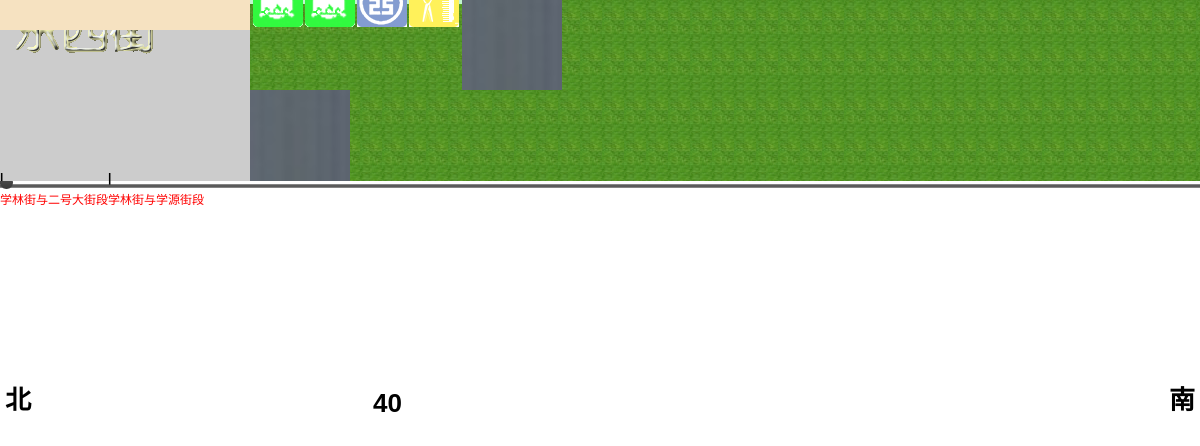
/index.php?street=3301041002&n_c=2&street_direction_data=0&direction_data=6, run on the app's committed database.
### tables this page shows
CREATE TABLE IF NOT EXISTS `relations` (
  `id` int(11) NOT NULL,
  `street_dm` varchar(255) DEFAULT NULL,
  `street_cdm` varchar(255) DEFAULT NULL,
  `street_mc` varchar(255) DEFAULT NULL,
  `direction` int(11) DEFAULT NULL,
  `stype` int(11) DEFAULT NULL,
  `speed` tinyint(3) DEFAULT NULL,
  `content` longtext,
  PRIMARY KEY (`id`)
);

### index.php (shortened to what this page needs)
<!DOCTYPE html>
<head>
<link href="css/main.css" rel="stylesheet" type="text/css"/>
<link href="css/shop-building.css" rel="stylesheet" type="text/css"/>
<?php
    $a=$_GET['n_c'];
    if($a<10){
        $recmd='0'.$a;
    }
    else $recmd=$a;
?>
</head>
<body>
<div id="header">
    <div class="head">
        <ul>
            <?php
                if($_SESSION['islogin'] == true) {
                    $nameuser=$_SESSION['name'];
                    $select_user=mysql_query("select * from user where nicknames='$nameuser'")or die(mysql_error());
                    $user_result=mysql_fetch_assoc($select_user);
                    $u_type=$user_result['u_type'];
                    if ($u_type=='1') {
                        echo "<li class='news'><a href='page/manage-shop.php'>管理店铺</a></li>";
                    }
                  echo "<li class='news'><a href='###'>消息</a></li>";
                  echo "<li class='pers'><a href='page/changemag.php'>".$_SESSION['name']."</a></li>";
                  echo "<li class='drop'><a href='deal/delete-session.php' target='_top'>安全退出</a></li>";
                }
                else {
                  echo "<li><a href='page/register.php?q=index'>注册</a></li>";
                  echo "<li><a href='page/login.php?q=index'>登录</a></li>";
                }
            ?>
        </ul>
    </div>
   <div id="title"><a href="search.php"><img src="images/tit.gif"></a></div>
<?php
    $street_dm_click0=$_GET['street'];
    if ($street_dm_click0!='') {
        $street_dm=$street_dm_click0;
    }
    elseif (isset($_SESSION['dm'])) {
            $street_dm=$_SESSION['dm'];
    }
    else {
            $street_dm='3301040001';
    }
    $select=mysql_query("select * from relations where street_dm=$street_dm and street_cdm!='00'")or die("选择失败".mysql_error());
    $street_num=mysql_num_rows($select);
?>
<?php
   $selectmc=mysql_query("select * from relations where street_dm=$street_dm and street_cdm=$recmd")or die("选择失败".mysql_error());
   $street_mc=mysql_fetch_array($selectmc);
    $street_speed=$street_mc['speed'];
echo "</div>";
echo "<div id='main'>";
    echo "<div id='content'>";
      echo "<div id='intro'  style='overflow:hidden;'>";
            for ($i=0; $i < $street_num; $i++) {
                $select_data[$i]= mysql_fetch_array($select);
                $street_data=$select_data[$i];
                $street_direction[$i]=$street_data['direction'];
                $content[$i]=$street_data['content'];
                $content_json_data[$i]=json_decode($content[$i],divue);
                $content_json[$i]=$content_json_data[$i]['building'];
                $num[$i]=count($content_json[$i]);
                $direction_up_num[$i]=0;
                $direction_down_num[$i]=0;
                for ($j=0; $j < $num[$i]; $j++) {
                    $direction[$i]=$content_json[$i][$j]['direction'];
                    if($direction[$i]=='1'||$direction[$i]=='5'||$direction[$i]=='6'){
                        $x=$direction_up_num[$i];
                        $direction_up_num[$i]++;
                        $building_type_up[$i][$x]= $content_json[$i][$j]['type'];
                        $location_up[$i][$x]=$content_json[$i][$j]['location'];
                        $direction_up[$i][$x]=$content_json[$i][$j]['direction'];
                        $shop_up[$i][$x]=$content_json[$i][$j]['shop'];
                        $shop_up_num[$i][$x]=count($shop_up[$i][$x]);
                        for ($y=0; $y < $shop_up_num[$i][$x]; $y++) {
                            $shop_type_up[$i][$x][$y]=$content_json[$i][$j]['shop'][$y]['type'];
                            $shop_type_mc_up[$i][$x][$y]=$content_json[$i][$j]['shop'][$y]['type_mc'];
                        }
                    }
                    else if ($direction[$i]=='2'||$direction[$i]=='3'||$direction[$i]=='4') {
                        $x=$direction_down_num[$i];
                        $direction_down_num[$i]++;
                        $building_type_down[$i][$x]= $content_json[$i][$j]['type'];
                        $location_down[$i][$x]=$content_json[$i][$j]['location'];
                    }
                }
            }
           $b=intval($a)-1;
        ?>
            <div  width="100%" <?php echo "id=contair$a"  ?> class="contair">
                <div class="cont" >
                   <?php
                       for ($k=0; $k < $direction_up_num[$b]; $k++) {
                            $building_type_up_data=$building_type_up[$b][$k];
                            $location_up_data=$location_up[$b][$k];
                            echo "<div class='tableb'>";
                            if($building_type_up_data=='20'||$building_type_up_data=='21') {
                                $street_direction_data=$street_direction[$b];
                                $direction_data=$direction_up[$b][$k];
                                $street_dm_click=substr($location_up_data,0,strlen($location_up_data)-2);
                                $street_cmd=substr($location_up_data,strlen($location_up_data)-2,strlen($location_up_data));
                                if ($street_cmd<10) {
                                    $street_cmd=str_replace(0,'',$street_cmd);
                                }
                                $roadsrc='index'.'.php'.'?street='.$street_dm_click.'&n_c='.$street_cmd.'&street_direction_data='.$street_direction_data.'&direction_data='.$direction_data;
                                echo "<div class='t3 $location_up_data'>";
                                    echo "<a href= $roadsrc><img src='building_photos/lu.jpeg' width='100px' class='img3'/></a>";
                                echo "</div>";
                            }
                            elseif($location_up_data=="2"){
                                echo "<div class='t2'>
                                          <div class='build_label' >";
                                              for ($l=0; $l < $shop_up_num[$b][$k]; $l++) {
                                                  $shop_type_up_data=$shop_type_up[$b][$k][$l];
                                                  $shop_type_mc_data=$shop_type_mc_up[$b][$k][$l];
                                                  $shopimg1="shop_img/".$shop_type_up_data.".png";
                                                  echo "<div class='shopblock'><span class='font'>$shop_type_mc_data</span><img class='imglabel' src=$shopimg1 width='50px' height='50px'/></div>";
                                              }
                                     echo "</div></div>";
                            }
                            echo "</div>";
                        }
                    ?>
                </div>
                <div class="cont1">
                    <div name="table4" id="table4" border="0" width="100%">
                       <div class="img1">
                       <?php
                            if ($street_direction[$b]==0||$street_direction[$b]==2||$street_direction[$b]==4) {
                                $before="西";
                                $after="东";
                            }
                            elseif ($street_direction[$b]==1||$street_direction[$b]==3||$street_direction[$b]==4) {
                                $before="北";
                                $after="南";
                            }
                        ?>
                           <span class="waydirl"><?php echo "$before"; ?></span>
                           <span class="speedmax"><?php echo "$street_speed"; ?></span>
                           <span class="waydirr"><?php echo "$after"; ?></span>
                       </div>
                    </div>
                </div>
                <div class="cont" >
                       <?php
                           for ($k=0; $k < $direction_down_num[$b]; $k++) {
                                $building_type_down_data=$building_type_down[$b][$k];
                                $location_down_data=$location_down[$b][$k];
                                echo "<div class='tableb'>";
                                if($building_type_down_data=='20'||$building_type_down_data=='21') {$street_direction_data=$street_direction[$b];
                                   $direction_data=$direction_up[$b][$k];
                                     $street_dm_click=substr($location_down_data,0,strlen($location_down_data)-2);
                                        $street_cmd=substr($location_down_data,strlen($location_down_data)-2,strlen($location_down_data));
                                        if ($street_cmd<10) {
                                            $street_cmd=str_replace(0,'',$street_cmd);
                                        }
                                        $roadsrc='index'.'.php'.'?street='.$street_dm_click.'&n_c='.$street_cmd.'&street_direction_data='.$street_direction_data.'&direction_data='.$direction_data;
                                        echo "<div class='t3 $location_down_data'>";
                                            echo "<a href= $roadsrc><img src='building_photos/lu.jpeg' width='100px' class='img3'/></a>";
                                        echo "</div>";
                                }
                                echo "</div>";
                            }
                        ?>
                   </div>
                </div>
            </div>
       </div>
   </div>
   <div id="nav">
        <div class="lin">
            <div id="timeline">
                <div class="inside"  id="mycanvs" style="cursor:pointer" onmousedown="getzb(event)">
                   <img src="images/inside.png" />
                </div>
            </div>
            <ul class="navli">
            <?php
               for ($i=0; $i <$street_num ; $i++) {
                    $street_arry=$select_data[$i];
                    $j=$i+1;
                    $p="p".$j;
                    $a="a".$j;
                    $street_mc_data=$street_arry['street_mc'];
                  echo "<li class=$p><span class='xian'><b>|</b></span><span class='bz'><a id='progressbar' class=$a>$street_mc_data</a></span></li>";
               }
            ?>
               </ul>
        </div>
   </div>
</body>
</html>

### css/main.css (style rules this page uses)
* { margin:0px;padding:0px;list-style-type:none; }
img { display: block; }
.cont1 { background:url("../images/road.gif") repeat; }
.cont { background:url("../images/grass-bg.gif") repeat; overflow: hidden; }
.contair { position:relative; width:100%; }
.tableb { height: 100%; width: auto; display: inline-block; float: left; }
.t3 { width: 100px; height: 100%; overflow: none; position: relative; }
.t2,.t1 { width: auto; }
.t2 { background: url("../images/building-bg.gif") repeat; border: 2px solid #C3F5D0; }
.shopblock { display: inline-block; width: 50px; height: 50px; float: left; position: relative; top: 50%; margin: -25px 1px 0px 1px; }
.build_label { width: 100%; height: 100%; position:relative; }
a,img { border:0; text-decoration:none; }
a { cursor: pointer; }
body { font:12px/180% Arial, Helvetica, sans-serif, "新宋体"; }
#header { background:#161F28;position: relative; }
#content { background:#CCC; }
#nav { position:relative; }
.lin { position:relative; }
.navli { position:relative; top:-22px; left:0px; }
.navli li { float:left; padding:0px; }
.navli li a { color:#F00; display:block; text-align:center; }
#timeline { position:relative; background:url("../images/timeline.png"); background-position: center center; background-repeat: repeat-x; }
#mycanvs { padding:0px; background:url("../images/timeline.png"); background-repeat: repeat-x; background-position: center center; margin:0px; z-index:10; position:relative; }
.inside { overflow:hidden; position:relative; }
.inside img { position:relative; left:0px; width:13px; top: 50%; margin-top: -7px; }
#title { width: 250px; float: left; }
#table4 { position: relative; }
.waydirl,.speedmax,.waydirr { display: inline-block; font-size: 26px; font-weight: bold; position: fixed; height: 30px; top: 50%; margin-top: -15px; line-height: 30px; }
.waydirl { left: 5px; }
.waydirr { right: 5px; }
.speedmax { padding: 3px; background-color: #fff; color: #000; margin-left: 120px; }
.head { height: 30px; width: 100%; background-color: #F6E2C1; font-size: 14px; line-height: 30px; position: absolute; opacity: 0; filter: alpha(opacity=0); cursor: pointer; }
.head ul { float: right; margin-right: 20px; width: 280px; }
.head li { width: auto; padding: 0px 10px; float: left; display: inline-block; }
.head li a { color: #000; }

### data on the page
relations: speed "40", street_mc "学林街与学源街段"
relations: street_mc "学林街与二号大街段"

### other printed values
$before "北"
$after "南"
